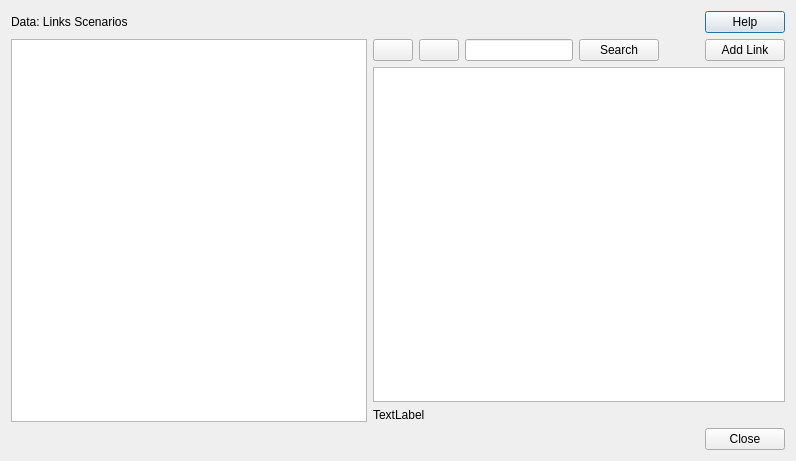
<?xml version="1.0" encoding="UTF-8"?>
<ui version="4.0">
 <class>Dialog</class>
 <widget class="QDialog" name="Dialog">
  <property name="geometry">
   <rect>
    <x>0</x>
    <y>0</y>
    <width>796</width>
    <height>461</height>
   </rect>
  </property>
  <property name="windowTitle">
   <string>Data | Links</string>
  </property>
  <layout class="QVBoxLayout" name="verticalLayout_4">
   <item>
    <layout class="QVBoxLayout" name="verticalLayout_3">
     <item>
      <layout class="QHBoxLayout" name="horizontalLayout">
       <item>
        <widget class="QLabel" name="label_title">
         <property name="text">
          <string>&lt;html&gt;&lt;head/&gt;&lt;body&gt;&lt;p&gt;&lt;span style=&quot; font-size:14pt;&quot;&gt;Data: &lt;/span&gt;&lt;span style=&quot; font-size:14pt; font-weight:600;&quot;&gt;Links&lt;/span&gt;&lt;/p&gt;&lt;p&gt;&lt;span style=&quot; font-style:italic;&quot;&gt;Scenarios&lt;/span&gt;&lt;/p&gt;&lt;/body&gt;&lt;/html&gt;</string>
         </property>
        </widget>
       </item>
       <item>
        <spacer name="horizontalSpacer">
         <property name="orientation">
          <enum>Qt::Horizontal</enum>
         </property>
         <property name="sizeHint" stdset="0">
          <size>
           <width>40</width>
           <height>20</height>
          </size>
         </property>
        </spacer>
       </item>
       <item>
        <widget class="QPushButton" name="btn_help">
         <property name="text">
          <string notr="true">Help</string>
         </property>
        </widget>
       </item>
      </layout>
     </item>
     <item>
      <layout class="QVBoxLayout" name="verticalLayout_2">
       <item>
        <layout class="QHBoxLayout" name="horizontalLayout_3">
         <item>
          <widget class="QTreeView" name="scenarios_tree"/>
         </item>
         <item>
          <layout class="QVBoxLayout" name="verticalLayout">
           <item>
            <layout class="QHBoxLayout" name="horizontalLayout_2">
             <item>
              <widget class="QPushButton" name="show_used">
               <property name="text">
                <string/>
               </property>
              </widget>
             </item>
             <item>
              <widget class="QPushButton" name="show_changed">
               <property name="text">
                <string/>
               </property>
              </widget>
             </item>
             <item>
              <widget class="QLineEdit" name="le_search">
               <property name="inputMask">
                <string/>
               </property>
              </widget>
             </item>
             <item>
              <widget class="QPushButton" name="btn_search">
               <property name="text">
                <string>Search</string>
               </property>
              </widget>
             </item>
             <item>
              <spacer name="horizontalSpacer_3">
               <property name="orientation">
                <enum>Qt::Horizontal</enum>
               </property>
               <property name="sizeHint" stdset="0">
                <size>
                 <width>40</width>
                 <height>20</height>
                </size>
               </property>
              </spacer>
             </item>
             <item>
              <widget class="QPushButton" name="add_link_btn">
               <property name="text">
                <string>Add Link</string>
               </property>
               <property name="icon">
                <iconset>
                 <normaloff>icons/add-scenario.svg</normaloff>icons/add-scenario.svg</iconset>
               </property>
              </widget>
             </item>
            </layout>
           </item>
           <item>
            <widget class="QTreeView" name="links_tree"/>
           </item>
           <item>
            <widget class="QLabel" name="total_items_links">
             <property name="text">
              <string>TextLabel</string>
             </property>
            </widget>
           </item>
          </layout>
         </item>
        </layout>
       </item>
       <item>
        <layout class="QHBoxLayout" name="horizontalLayout_5">
         <item>
          <spacer name="horizontalSpacer_2">
           <property name="orientation">
            <enum>Qt::Horizontal</enum>
           </property>
           <property name="sizeHint" stdset="0">
            <size>
             <width>40</width>
             <height>20</height>
            </size>
           </property>
          </spacer>
         </item>
         <item>
          <widget class="QDialogButtonBox" name="buttonBox">
           <property name="sizePolicy">
            <sizepolicy hsizetype="Maximum" vsizetype="Fixed">
             <horstretch>0</horstretch>
             <verstretch>0</verstretch>
            </sizepolicy>
           </property>
           <property name="orientation">
            <enum>Qt::Horizontal</enum>
           </property>
           <property name="standardButtons">
            <set>QDialogButtonBox::Close</set>
           </property>
          </widget>
         </item>
        </layout>
       </item>
      </layout>
     </item>
    </layout>
   </item>
  </layout>
 </widget>
 <tabstops>
  <tabstop>btn_help</tabstop>
  <tabstop>scenarios_tree</tabstop>
 </tabstops>
 <resources/>
 <connections>
  <connection>
   <sender>buttonBox</sender>
   <signal>rejected()</signal>
   <receiver>Dialog</receiver>
   <slot>reject()</slot>
   <hints>
    <hint type="sourcelabel">
     <x>317</x>
     <y>496</y>
    </hint>
    <hint type="destinationlabel">
     <x>286</x>
     <y>274</y>
    </hint>
   </hints>
  </connection>
 </connections>
</ui>
